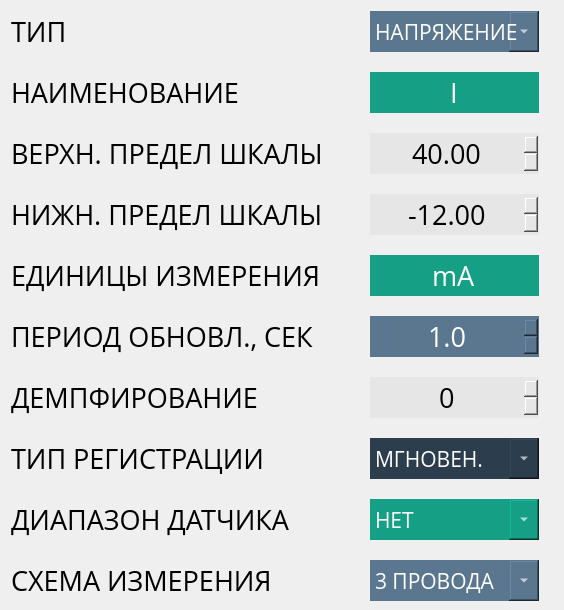
                  <widget class="QWidget" name="scrollAreaWidgetContents">
                   <property name="geometry">
                    <rect>
                     <x>0</x>
                     <y>-156</y>
                     <width>564</width>
                     <height>608</height>
                    </rect>
                   </property>
                   <layout class="QGridLayout" name="gridLayout">
                    <property name="rightMargin">
                     <number>25</number>
                    </property>
                    <property name="bottomMargin">
                     <number>9</number>
                    </property>
                    <property name="horizontalSpacing">
                     <number>10</number>
                    </property>
                    <property name="verticalSpacing">
                     <number>20</number>
                    </property>
                    <item row="9" column="1">
                     <widget class="QComboBox" name="sensorShema">
                      <property name="sizePolicy">
                       <sizepolicy hsizetype="Preferred" vsizetype="Preferred">
                        <horstretch>0</horstretch>
                        <verstretch>0</verstretch>
                       </sizepolicy>
                      </property>
                      <property name="minimumSize">
                       <size>
                        <width>0</width>
                        <height>41</height>
                       </size>
                      </property>
                      <property name="maximumSize">
                       <size>
                        <width>169</width>
                        <height>41</height>
                       </size>
                      </property>
                      <property name="font">
                       <font>
                        <family>Open Sans</family>
                        <pointsize>16</pointsize>
                       </font>
                      </property>
                      <property name="layoutDirection">
                       <enum>Qt::LeftToRight</enum>
                      </property>
                      <property name="styleSheet">
                       <string notr="true">QComboBox::drop-down {
	width:30px;
 }
QComboBox{
background-color: rgb(91, 119, 143);
color: rgb(255, 255, 255);
border-radius: 0px;
}</string>
                      </property>
                      <property name="currentText">
                       <string>3 ПРОВОДА</string>
                      </property>
                      <property name="currentIndex">
                       <number>0</number>
                      </property>
                      <property name="insertPolicy">
                       <enum>QComboBox::NoInsert</enum>
                      </property>
                      <property name="iconSize">
                       <size>
                        <width>0</width>
                        <height>0</height>
                       </size>
                      </property>
                      <property name="modelColumn">
                       <number>0</number>
                      </property>
                      <item>
                       <property name="text">
                        <string>3 ПРОВОДА</string>
                       </property>
                      </item>
                      <item>
                       <property name="text">
                        <string>4 ПРОВОДА</string>
                       </property>
                      </item>
                     </widget>
                    </item>
                    <item row="9" column="0">
                     <widget class="QLabel" name="labelShema">
                      <property name="minimumSize">
                       <size>
                        <width>0</width>
                        <height>41</height>
                       </size>
                      </property>
                      <property name="font">
                       <font>
                        <family>Open Sans</family>
                        <pointsize>20</pointsize>
                       </font>
                      </property>
                      <property name="styleSheet">
                       <string notr="true">color: rgb(0, 0, 0);</string>
                      </property>
                      <property name="text">
                       <string>СХЕМА ИЗМЕРЕНИЯ</string>
                      </property>
                     </widget>
                    </item>
                    <item row="7" column="1">
                     <widget class="QComboBox" name="typeReg">
                      <property name="sizePolicy">
                       <sizepolicy hsizetype="Preferred" vsizetype="Preferred">
                        <horstretch>0</horstretch>
                        <verstretch>0</verstretch>
                       </sizepolicy>
                      </property>
                      <property name="minimumSize">
                       <size>
                        <width>0</width>
                        <height>41</height>
                       </size>
                      </property>
                      <property name="maximumSize">
                       <size>
                        <width>169</width>
                        <height>41</height>
                       </size>
                      </property>
                      <property name="font">
                       <font>
                        <family>Open Sans</family>
                        <pointsize>16</pointsize>
                       </font>
                      </property>
                      <property name="layoutDirection">
                       <enum>Qt::LeftToRight</enum>
                      </property>
                      <property name="styleSheet">
                       <string notr="true">QComboBox{
	background-color:rgb(44, 61, 77);
	color: rgb(255 , 255, 255);
	border-radius: 0px;
}

QComboBox::drop-down {
	width:30px;
 }</string>
                      </property>
                      <property name="currentText">
                       <string>МГНОВЕН.</string>
                      </property>
                      <property name="currentIndex">
                       <number>0</number>
                      </property>
                      <property name="insertPolicy">
                       <enum>QComboBox::NoInsert</enum>
                      </property>
                      <property name="iconSize">
                       <size>
                        <width>0</width>
                        <height>0</height>
                       </size>
                      </property>
                      <property name="modelColumn">
                       <number>0</number>
                      </property>
                      <item>
                       <property name="text">
                        <string>МГНОВЕН.</string>
                       </property>
                      </item>
                      <item>
                       <property name="text">
                        <string>СРЕДНЕЕ</string>
                       </property>
                      </item>
                      <item>
                       <property name="text">
                        <string>МИНИМУМ</string>
                       </property>
                      </item>
                      <item>
                       <property name="text">
                        <string>МАКСИМУМ</string>
                       </property>
                      </item>
                      <item>
                       <property name="text">
                        <string>РАЗМАХ</string>
                       </property>
                      </item>
                     </widget>
                    </item>
                    <item row="8" column="0">
                     <widget class="QLabel" name="labelDiapazon">
                      <property name="minimumSize">
                       <size>
                        <width>0</width>
                        <height>41</height>
                       </size>
                      </property>
                      <property name="font">
                       <font>
                        <family>Open Sans</family>
                        <pointsize>20</pointsize>
                       </font>
                      </property>
                      <property name="styleSheet">
                       <string notr="true">color: rgb(0, 0, 0);</string>
                      </property>
                      <property name="text">
                       <string>ДИАПАЗОН ДАТЧИКА</string>
                      </property>
                     </widget>
                    </item>
                    <item row="8" column="1">
                     <widget class="QComboBox" name="sensorDiapazon">
                      <property name="sizePolicy">
                       <sizepolicy hsizetype="Preferred" vsizetype="Preferred">
                        <horstretch>0</horstretch>
                        <verstretch>0</verstretch>
                       </sizepolicy>
                      </property>
                      <property name="minimumSize">
                       <size>
                        <width>0</width>
                        <height>41</height>
                       </size>
                      </property>
                      <property name="maximumSize">
                       <size>
                        <width>169</width>
                        <height>41</height>
                       </size>
                      </property>
                      <property name="font">
                       <font>
                        <family>Open Sans</family>
                        <pointsize>16</pointsize>
                       </font>
                      </property>
                      <property name="layoutDirection">
                       <enum>Qt::LeftToRight</enum>
                      </property>
                      <property name="styleSheet">
                       <string notr="true">QComboBox::drop-down {
	width:30px;
 }
QComboBox{
	background-color: rgb(21, 159, 133);
	color: rgb(255, 255, 255);
	border-radius: 0px;
}</string>
                      </property>
                      <property name="currentText">
                       <string>НЕТ</string>
                      </property>
                      <property name="currentIndex">
                       <number>0</number>
                      </property>
                      <property name="insertPolicy">
                       <enum>QComboBox::NoInsert</enum>
                      </property>
                      <property name="iconSize">
                       <size>
                        <width>0</width>
                        <height>0</height>
                       </size>
                      </property>
                      <property name="modelColumn">
                       <number>0</number>
                      </property>
                      <item>
                       <property name="text">
                        <string>НЕТ</string>
                       </property>
                      </item>
                      <item>
                       <property name="text">
                        <string>0-100 мВ</string>
                       </property>
                      </item>
                      <item>
                       <property name="text">
                        <string>0-1 В</string>
                       </property>
                      </item>
                      <item>
                       <property name="text">
                        <string>0-5 В</string>
                       </property>
                      </item>
                      <item>
                       <property name="text">
                        <string>±10 В</string>
                       </property>
                      </item>
                      <item>
                       <property name="text">
                        <string>±30 В</string>
                       </property>
                      </item>
                     </widget>
                    </item>
                    <item row="0" column="0">
                     <widget class="QLabel" name="label_5">
                      <property name="minimumSize">
                       <size>
                        <width>0</width>
                        <height>41</height>
                       </size>
                      </property>
                      <property name="font">
                       <font>
                        <family>Open Sans</family>
                        <pointsize>20</pointsize>
                       </font>
                      </property>
                      <property name="styleSheet">
                       <string notr="true">color: rgb(0, 0, 0);</string>
                      </property>
                      <property name="text">
                       <string>ТИП</string>
                      </property>
                     </widget>
                    </item>
                    <item row="1" column="0">
                     <widget class="QLabel" name="label_6">
                      <property name="minimumSize">
                       <size>
                        <width>0</width>
                        <height>41</height>
                       </size>
                      </property>
                      <property name="font">
                       <font>
                        <family>Open Sans</family>
                        <pointsize>20</pointsize>
                       </font>
                      </property>
                      <property name="styleSheet">
                       <string notr="true">color: rgb(0, 0, 0);</string>
                      </property>
                      <property name="text">
                       <string>НАИМЕНОВАНИЕ</string>
                      </property>
                     </widget>
                    </item>
                    <item row="1" column="1">
                     <widget class="QLineEdit" name="nameChannel">
                      <property name="maximumSize">
                       <size>
                        <width>169</width>
                        <height>41</height>
                       </size>
                      </property>
                      <property name="font">
                       <font>
                        <family>Open Sans</family>
                        <pointsize>20</pointsize>
                       </font>
                      </property>
                      <property name="styleSheet">
                       <string notr="true">background-color: rgb(21, 159, 133);
color: rgb(255, 255, 255);
border-radius: 0px;</string>
                      </property>
                      <property name="inputMask">
                       <string/>
                      </property>
                      <property name="text">
                       <string>I</string>
                      </property>
                      <property name="maxLength">
                       <number>2</number>
                      </property>
                      <property name="cursorPosition">
                       <number>1</number>
                      </property>
                      <property name="alignment">
                       <set>Qt::AlignCenter</set>
                      </property>
                     </widget>
                    </item>
                    <item row="0" column="1">
                     <widget class="QComboBox" name="typeSignal">
                      <property name="sizePolicy">
                       <sizepolicy hsizetype="Preferred" vsizetype="Preferred">
                        <horstretch>0</horstretch>
                        <verstretch>0</verstretch>
                       </sizepolicy>
                      </property>
                      <property name="minimumSize">
                       <size>
                        <width>0</width>
                        <height>41</height>
                       </size>
                      </property>
                      <property name="maximumSize">
                       <size>
                        <width>169</width>
                        <height>41</height>
                       </size>
                      </property>
                      <property name="font">
                       <font>
                        <family>Open Sans</family>
                        <pointsize>16</pointsize>
                       </font>
                      </property>
                      <property name="layoutDirection">
                       <enum>Qt::LeftToRight</enum>
                      </property>
                      <property name="styleSheet">
                       <string notr="true">QComboBox{
	background-color: rgb(91, 119, 143);
	color: rgb(255, 255, 255);
	border-radius: 0px;
	text-align: center;
}

QComboBox::drop-down {
	width:30px;
 }</string>
                      </property>
                      <property name="currentText">
                       <string>НАПРЯЖЕНИЕ</string>
                      </property>
                      <property name="currentIndex">
                       <number>2</number>
                      </property>
                      <property name="insertPolicy">
                       <enum>QComboBox::NoInsert</enum>
                      </property>
                      <property name="iconSize">
                       <size>
                        <width>0</width>
                        <height>0</height>
                       </size>
                      </property>
                      <property name="modelColumn">
                       <number>0</number>
                      </property>
                      <item>
                       <property name="text">
                        <string>ОТКЛ.</string>
                       </property>
                      </item>
                      <item>
                       <property name="text">
                        <string>ТОК</string>
                       </property>
                      </item>
                      <item>
                       <property name="text">
                        <string>НАПРЯЖЕНИЕ</string>
                       </property>
                      </item>
                      <item>
                       <property name="text">
                        <string>Т/П</string>
                       </property>
                      </item>
                      <item>
                       <property name="text">
                        <string>Т/С</string>
                       </property>
                      </item>
                     </widget>
                    </item>
                    <item row="3" column="0">
                     <widget class="QLabel" name="label_10">
                      <property name="minimumSize">
                       <size>
                        <width>0</width>
                        <height>41</height>
                       </size>
                      </property>
                      <property name="font">
                       <font>
                        <family>Open Sans</family>
                        <pointsize>20</pointsize>
                       </font>
                      </property>
                      <property name="styleSheet">
                       <string notr="true">color: rgb(0, 0, 0);</string>
                      </property>
                      <property name="text">
                       <string>НИЖН. ПРЕДЕЛ ШКАЛЫ</string>
                      </property>
                     </widget>
                    </item>
                    <item row="2" column="1">
                     <widget class="QDoubleSpinBox" name="scaleUp">
                      <property name="maximumSize">
                       <size>
                        <width>169</width>
                        <height>41</height>
                       </size>
                      </property>
                      <property name="font">
                       <font>
                        <family>Open Sans</family>
                        <pointsize>20</pointsize>
                       </font>
                      </property>
                      <property name="styleSheet">
                       <string notr="true">background-color: rgb(230, 230, 230);
color: rgb(0, 0, 0);
border-radius: 0px;</string>
                      </property>
                      <property name="alignment">
                       <set>Qt::AlignCenter</set>
                      </property>
                      <property name="decimals">
                       <number>2</number>
                      </property>
                      <property name="minimum">
                       <double>-1000000000000.000000000000000</double>
                      </property>
                      <property name="maximum">
                       <double>1000000000000000000000.000000000000000</double>
                      </property>
                      <property name="value">
                       <double>40.000000000000000</double>
                      </property>
                     </widget>
                    </item>
                    <item row="2" column="0">
                     <widget class="QLabel" name="label_7">
                      <property name="minimumSize">
                       <size>
                        <width>0</width>
                        <height>41</height>
                       </size>
                      </property>
                      <property name="font">
                       <font>
                        <family>Open Sans</family>
                        <pointsize>20</pointsize>
                       </font>
                      </property>
                      <property name="styleSheet">
                       <string notr="true">color: rgb(0, 0, 0);</string>
                      </property>
                      <property name="text">
                       <string>ВЕРХН. ПРЕДЕЛ ШКАЛЫ</string>
                      </property>
                     </widget>
                    </item>
                    <item row="3" column="1">
                     <widget class="QDoubleSpinBox" name="scaleDown">
                      <property name="maximumSize">
                       <size>
                        <width>169</width>
                        <height>41</height>
                       </size>
                      </property>
                      <property name="font">
                       <font>
                        <family>Open Sans</family>
                        <pointsize>20</pointsize>
                       </font>
                      </property>
                      <property name="styleSheet">
                       <string notr="true">background-color: rgb(230, 230, 230);
color: rgb(0, 0, 0);
border-radius: 0px;</string>
                      </property>
                      <property name="alignment">
                       <set>Qt::AlignCenter</set>
                      </property>
                      <property name="minimum">
                       <double>-1000000000000.000000000000000</double>
                      </property>
                      <property name="maximum">
                       <double>1000000000000000000000.000000000000000</double>
                      </property>
                      <property name="value">
                       <double>-12.000000000000000</double>
                      </property>
                     </widget>
                    </item>
                    <item row="4" column="0">
                     <widget class="QLabel" name="label_11">
                      <property name="minimumSize">
                       <size>
                        <width>0</width>
                        <height>41</height>
                       </size>
                      </property>
                      <property name="font">
                       <font>
                        <family>Open Sans</family>
                        <pointsize>20</pointsize>
                       </font>
                      </property>
                      <property name="styleSheet">
                       <string notr="true">color: rgb(0, 0, 0);</string>
                      </property>
                      <property name="text">
                       <string>ЕДИНИЦЫ ИЗМЕРЕНИЯ</string>
                      </property>
                     </widget>
                    </item>
                    <item row="4" column="1">
                     <widget class="QLineEdit" name="unit">
                      <property name="maximumSize">
                       <size>
                        <width>169</width>
                        <height>41</height>
                       </size>
                      </property>
                      <property name="font">
                       <font>
                        <family>Open Sans</family>
                        <pointsize>20</pointsize>
                       </font>
                      </property>
                      <property name="styleSheet">
                       <string notr="true">background-color: rgb(21, 159, 133);
color: rgb(255, 255, 255);
border-radius: 0px;</string>
                      </property>
                      <property name="inputMask">
                       <string/>
                      </property>
                      <property name="text">
                       <string>mA</string>
                      </property>
                      <property name="maxLength">
                       <number>2</number>
                      </property>
                      <property name="cursorPosition">
                       <number>2</number>
                      </property>
                      <property name="alignment">
                       <set>Qt::AlignCenter</set>
                      </property>
                     </widget>
                    </item>
                    <item row="6" column="0">
                     <widget class="QLabel" name="label_16">
                      <property name="minimumSize">
                       <size>
                        <width>0</width>
                        <height>41</height>
                       </size>
                      </property>
                      <property name="font">
                       <font>
                        <family>Open Sans</family>
                        <pointsize>20</pointsize>
                       </font>
                      </property>
                      <property name="styleSheet">
                       <string notr="true">color: rgb(0, 0, 0);</string>
                      </property>
                      <property name="text">
                       <string>ДЕМПФИРОВАНИЕ</string>
                      </property>
                     </widget>
                    </item>
                    <item row="5" column="1">
                     <widget class="QDoubleSpinBox" name="periodCh">
                      <property name="maximumSize">
                       <size>
                        <width>169</width>
                        <height>41</height>
                       </size>
                      </property>
                      <property name="font">
                       <font>
                        <family>Open Sans</family>
                        <pointsize>20</pointsize>
                       </font>
                      </property>
                      <property name="styleSheet">
                       <string notr="true">background-color: rgb(91, 119, 143);
color: rgb(255, 255, 255);
border-radius: 0px;</string>
                      </property>
                      <property name="alignment">
                       <set>Qt::AlignCenter</set>
                      </property>
                      <property name="suffix">
                       <string/>
                      </property>
                      <property name="decimals">
                       <number>1</number>
                      </property>
                      <property name="minimum">
                       <double>0.100000000000000</double>
                      </property>
                      <property name="maximum">
                       <double>10.000000000000000</double>
                      </property>
                      <property name="singleStep">
                       <double>0.100000000000000</double>
                      </property>
                      <property name="value">
                       <double>1.000000000000000</double>
                      </property>
                     </widget>
                    </item>
                    <item row="5" column="0">
                     <widget class="QLabel" name="label_12">
                      <property name="minimumSize">
                       <size>
                        <width>0</width>
                        <height>41</height>
                       </size>
                      </property>
                      <property name="font">
                       <font>
                        <family>Open Sans</family>
                        <pointsize>20</pointsize>
                       </font>
                      </property>
                      <property name="styleSheet">
                       <string notr="true">color: rgb(0, 0, 0);</string>
                      </property>
                      <property name="text">
                       <string>ПЕРИОД ОБНОВЛ., СЕК</string>
                      </property>
                     </widget>
                    </item>
                    <item row="6" column="1">
                     <widget class="QSpinBox" name="dempfer">
                      <property name="maximumSize">
                       <size>
                        <width>169</width>
                        <height>41</height>
                       </size>
                      </property>
                      <property name="font">
                       <font>
                        <family>Open Sans</family>
                        <pointsize>20</pointsize>
                       </font>
                      </property>
                      <property name="styleSheet">
                       <string notr="true">background-color: rgb(230, 230, 230);
color: rgb(0, 0, 0);
border-radius: 0px;</string>
                      </property>
                      <property name="alignment">
                       <set>Qt::AlignCenter</set>
                      </property>
                     </widget>
                    </item>
                    <item row="7" column="0">
                     <widget class="QLabel" name="label_17">
                      <property name="minimumSize">
                       <size>
                        <width>0</width>
                        <height>41</height>
                       </size>
                      </property>
                      <property name="font">
                       <font>
                        <family>Open Sans</family>
                        <pointsize>20</pointsize>
                       </font>
                      </property>
                      <property name="styleSheet">
                       <string notr="true">color: rgb(0, 0, 0);</string>
                      </property>
                      <property name="text">
                       <string>ТИП РЕГИСТРАЦИИ</string>
                      </property>
                     </widget>
                    </item>
                   </layout>
                  </widget>
